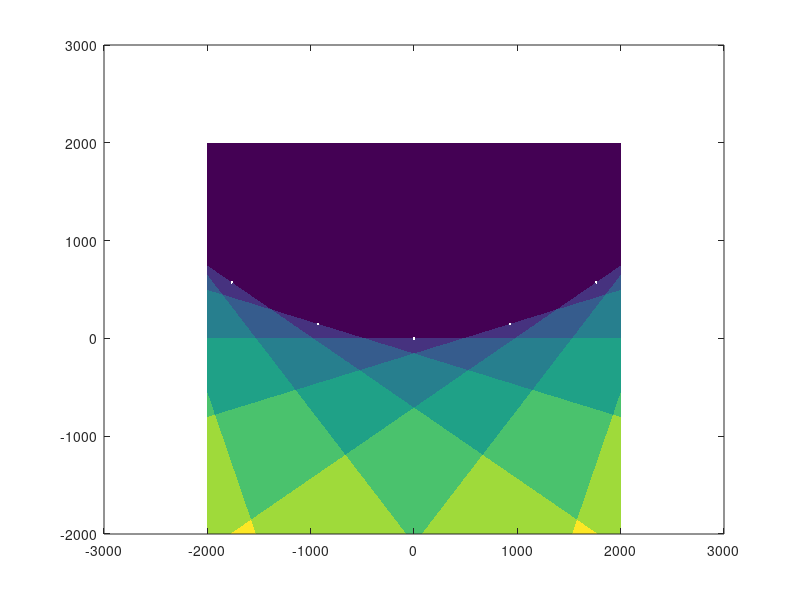
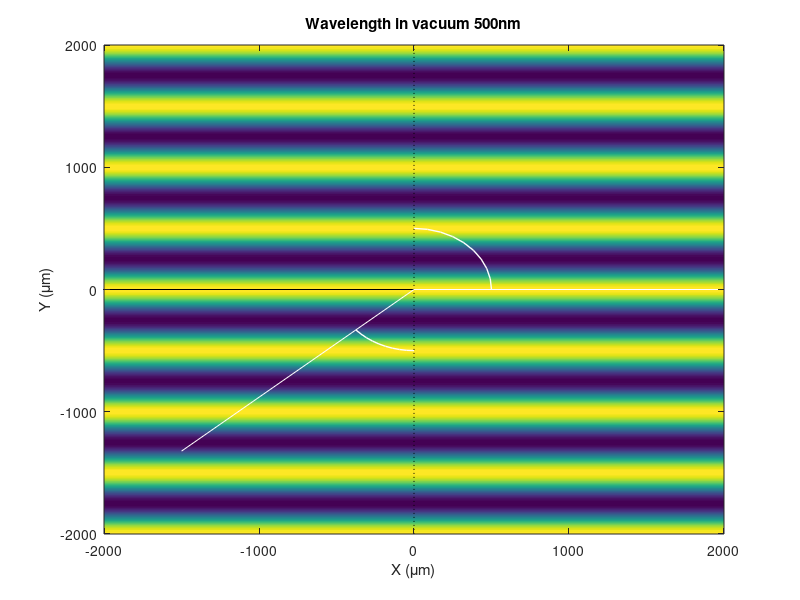

Here is the MATLAB script that generated these plots, in order:
% Simulation of a plane wave hitting a planar interface using snell's law

circd = @(radius,deg_ang,xo,yo)  [radius*cosd(deg_ang)+xo;  radius*sind(deg_ang)+yo];

lambda = 500;
n0 = 1.0;
n1 = 1.333;
theta_ref = 0;

c = 3E+8; %c = 3E+8 m/s x 10+9 nm/m x 10-9 ns/s = 3E+8 nm/ns;
k0 = 2*pi*n0/lambda;
w = k0*c/n0;

x = [-2000:2:2000];
y = [-2000:2:2000];
[X,Y] = meshgrid(x,y);

k0_x = k0*sind(theta_ref);
k0_y = k0*cosd(theta_ref);

% The lens arc:
rcenter = [0 3000];
XYlens = circd(3000,linspace(180,360,11),rcenter(1),rcenter(2));  

theta_inc = 90-180/pi*angle((XYlens(1,:)-rcenter(1)) + 1i*(XYlens(2,:)-rcenter(2)));

Rott0 = zeros(size(X));
for ii=1:length(theta_inc)
    Rott = (X-XYlens(1,ii))*sind(theta_inc(ii))+(Y-XYlens(2,ii))*cosd(theta_inc(ii));
    Rott0 = Rott0 + (Rott>0);
    figure(1)
    hold off
    imagesc(x,y,Rott0);
    axis xy
    hold on
    plot(XYlens(1,:),XYlens(2,:),'w.')
    pause(0.1)
    
theta = 180-theta_inc(ii);
k1 = 2*pi*n1/lambda; % The wavelength in medium1 is lambda/n1
theta1 = asind(k0/k1*sind(theta));
k1_x = k1*sind(theta1);
k1_y = k1*cosd(theta1);

arci = circd(500,linspace(90-theta,90,10),0,0);  
arcr = circd(500,linspace(-90-theta1,-90,10),0,0);  

% Prepare the new file.
%folder = 'C:\Users\jripoll\OneDrive - Universidad Carlos III de Madrid\UC3M\Powerpoint\';
%vidObj = VideoWriter([folder 'plwave_inf.avi']);
%vidObj.FrameRate = 30;
%open(vidObj);
    
t = 2*pi/w*(0:0.05:5);
t = 0;
for it=1:length(t)
    E = exp(1i*(k0_x*X + k0_y*Y).*(Rott<=0) + 1i*(k1_x*(X-XYlens(1,ii)) + k1_y*(Y-XYlens(2,ii))).*(Rott>0)).*exp(1i*w*t(it));
    figure(2)
    hold off
    imagesc(x,y,real(E));
    xlabel('X (\mum)');
    ylabel('Y (\mum)');
    title(['Wavelength in vacuum ' num2str(lambda) 'nm']); 
    axis xy
    hold on
    if n0~=n1
        plot(arci(1,:),arci(2,:),'w-','LineWidth',1)
        plot(arcr(1,:),arcr(2,:),'w-','LineWidth',1)
        h_hor = line([min(x) max(x)],[0 0],'color','black','LineWidth',0.1,'LineStyle','-');
        h_ver = line([0 0],[min(y) max(y)],'color','black','LineWidth',0.1,'LineStyle',':');
        h_inc = line([0 max(x)*sind(theta)],[0 max(y)*cosd(theta)],'color','w','LineWidth',0.2,'LineStyle','-');    
        h_ref = line([0 min(x)*sind(theta1)],[0 min(y)*cosd(theta1)],'color','w','LineWidth',0.2,'LineStyle','-');
    end
    pause(0.001);
%    f = getframe(gcf);
%    writeVideo(vidObj,f);
end

end
% Close the file.
%close(vidObj);